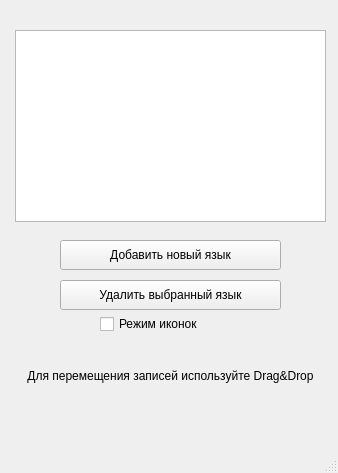
<?xml version="1.0" encoding="UTF-8"?>
<ui version="4.0">
 <class>MainWindow</class>
 <widget class="QMainWindow" name="MainWindow">
  <property name="geometry">
   <rect>
    <x>0</x>
    <y>0</y>
    <width>338</width>
    <height>473</height>
   </rect>
  </property>
  <property name="windowTitle">
   <string>MainWindow</string>
  </property>
  <widget class="QWidget" name="centralwidget">
   <widget class="QListView" name="listView">
    <property name="geometry">
     <rect>
      <x>15</x>
      <y>30</y>
      <width>311</width>
      <height>192</height>
     </rect>
    </property>
    <property name="dragDropMode">
     <enum>QAbstractItemView::DragDrop</enum>
    </property>
    <property name="defaultDropAction">
     <enum>Qt::MoveAction</enum>
    </property>
   </widget>
   <widget class="QCheckBox" name="checkBox">
    <property name="geometry">
     <rect>
      <x>100</x>
      <y>310</y>
      <width>131</width>
      <height>28</height>
     </rect>
    </property>
    <property name="text">
     <string>Режим иконок</string>
    </property>
   </widget>
   <widget class="QPushButton" name="addPushButton">
    <property name="geometry">
     <rect>
      <x>60</x>
      <y>240</y>
      <width>221</width>
      <height>30</height>
     </rect>
    </property>
    <property name="text">
     <string>Добавить новый язык</string>
    </property>
   </widget>
   <widget class="QLabel" name="label">
    <property name="geometry">
     <rect>
      <x>20</x>
      <y>350</y>
      <width>301</width>
      <height>51</height>
     </rect>
    </property>
    <property name="lineWidth">
     <number>1</number>
    </property>
    <property name="text">
     <string>Для перемещения записей используйте Drag&amp;Drop</string>
    </property>
    <property name="alignment">
     <set>Qt::AlignCenter</set>
    </property>
    <property name="wordWrap">
     <bool>true</bool>
    </property>
   </widget>
   <widget class="QPushButton" name="removePushButton">
    <property name="geometry">
     <rect>
      <x>60</x>
      <y>280</y>
      <width>221</width>
      <height>30</height>
     </rect>
    </property>
    <property name="text">
     <string>Удалить выбранный язык</string>
    </property>
   </widget>
  </widget>
  <widget class="QMenuBar" name="menubar">
   <property name="geometry">
    <rect>
     <x>0</x>
     <y>0</y>
     <width>338</width>
     <height>27</height>
    </rect>
   </property>
  </widget>
  <widget class="QStatusBar" name="statusbar"/>
 </widget>
 <resources/>
 <connections/>
</ui>
